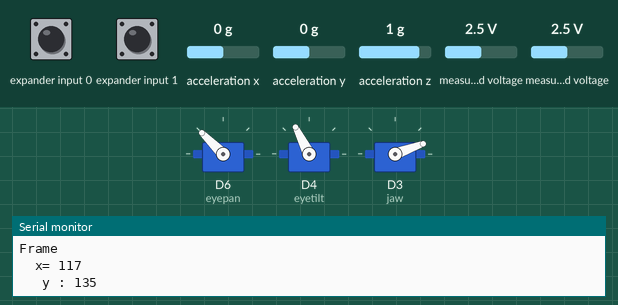
The sketch below on a simulated ESP8266 (NodeMCU). Shown: 3 × servo, the last lines printed to the serial monitor. Wiring (inferred from the names in the program): Wii Nunchuk at I2C address 0x52. Inputs (shaded band) come from the test bench; at power-on: measured voltage 2.5 V, expander input 0 HIGH, expander input 1 HIGH, acceleration x 0 g, acceleration y 0 g, acceleration z 1 g.

Above: at 1.2 s.
1.3 s: measured voltage (sensor 200) set to 0.1 V
At 2.1 s:
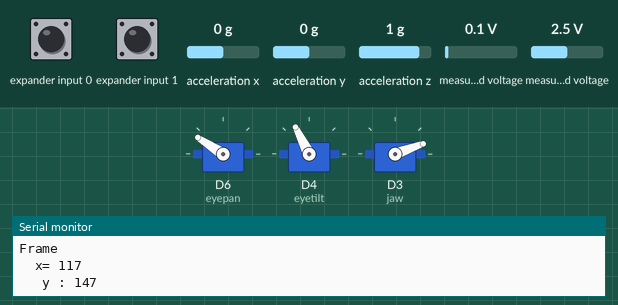
2.8 s: measured voltage (sensor 201) set to 0.1 V
At 4.0 s:
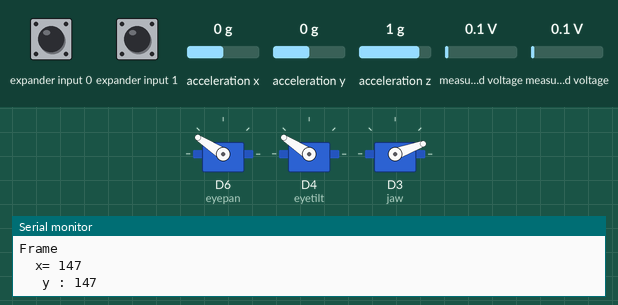
4.3 s: expander input 0 pulled LOW for 0.15 s
At 4.39 s:
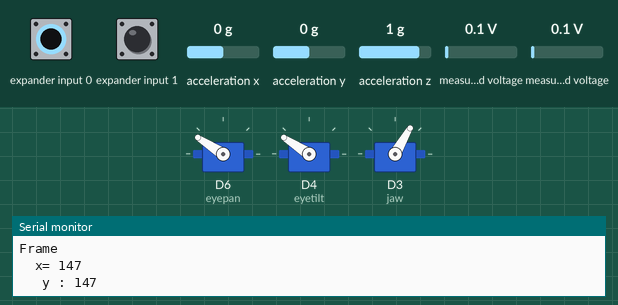
5.9 s: measured voltage (sensor 200) set to 3.8 V
At 7.1 s:
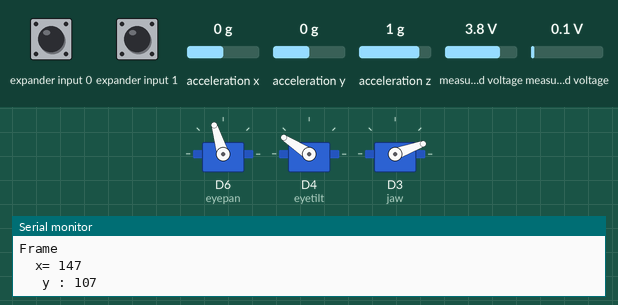
7.4 s: measured voltage (sensor 201) set to 3.8 V
At 7.9 s:
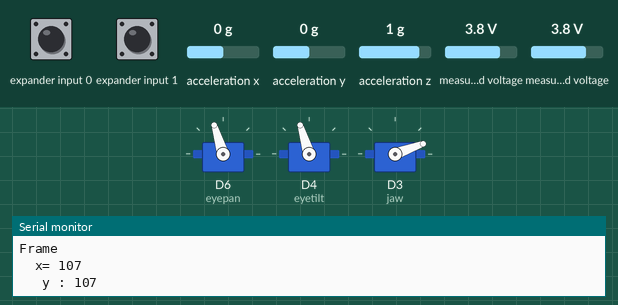
8.9 s: expander input 0 pulled LOW for 1 s
At 9.7 s:
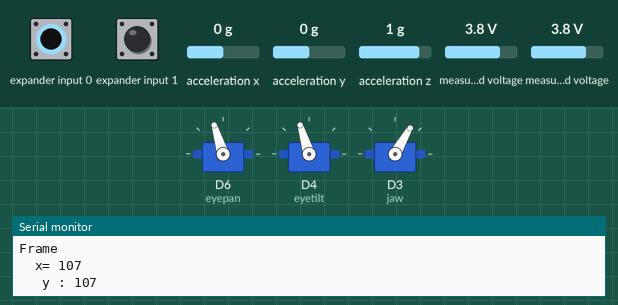
Timing chart, 0 to 11.9 s (numbered marks = the images above; inputs shaded):
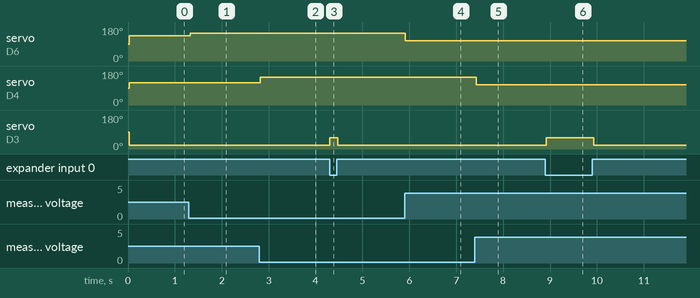

Measured:
- after the input at 1.3 s, servo on D6 (eyepan): 135° → 147° at once
- after the input at 2.8 s, servo on D4 (eyetilt): 117° → 147° at once
- after the input at 4.3 s, servo on D3 (jaw): 20° → 60° at once, → 20° 0.17 s later
- after the input at 5.9 s, servo on D6 (eyepan): 147° → 107° at once
- after the input at 7.4 s, servo on D4 (eyetilt): 147° → 107° at once
- after the input at 8.9 s, servo on D3 (jaw): 20° → 60° at once, → 20° 1.0 s later

The sketch:

WiichuckDemo.ino
```cpp
/*
 * WiiChuckDemo --
 *
 * 2008 Tod E. Kurt, http://thingm.com/
 *
 */

#include <Wire.h>
#include "nunchuck_funcs.h"
#include <Servo.h>


int loop_cnt=0;

int accx,accy,accz,zbut,cbut,joyx,joyy;
int ledPin = 13;

Servo eyepan;
Servo eyetilt;
Servo jaw;
void setup()
{
    Serial.begin(9600);


    nunchuck_setpowerpins();
    nunchuck_init(); // send the initilization handshake
    eyepan.attach(D6);
    eyetilt.attach(D4);
    jaw.attach(D3);
    Serial.print("WiiChuckDemo ready\n");
}
// 130 50
int range= 20;
int max = 127+range;
int min =127-range;
void loop()
{

    if( loop_cnt > 20 ) { // every 20 msecs get new data
        loop_cnt = 0;
        nunchuck_get_data();

        accx  = nunchuck_accelx(); // ranges from approx 70 - 182
        accy  = nunchuck_accely(); // ranges from approx 65 - 173
        accz  = nunchuck_accelz(); // ranges from approx 65 - 173
        zbut = nunchuck_zbutton();
        cbut = nunchuck_cbutton();
        joyy = 255-nunchuck_joyx()+8;
        joyx = 255-nunchuck_joyy()-10;

        if(joyx>max)
          joyx=max;
        if(joyy>max)
          joyy=max;

        if(joyx<min)
          joyx=min;
        if(joyy<min)
          joyy=min;

        eyetilt.write(joyx);
        eyepan.write(joyy);
        jaw.write(zbut?60:20);
        Serial.print("\r\nFrame \n\tx= "); Serial.print(joyx);
        Serial.print("\r\n\t y : "); Serial.print(joyy);
        //Serial.print("\r\n\taccy: "); Serial.print(zbut);
        //Serial.print("\tzbut: "); Serial.print((byte)zbut,DEC);
        //Serial.print("\tcbut: "); Serial.println((byte)cbut,DEC);
    }
    loop_cnt++;
    delay(1);
}
```

nunchuck_funcs.h
```cpp
/*
 * Nunchuck functions  -- Talk to a Wii Nunchuck
 *
 * This library is from the Bionic Arduino course :
 *                          http://todbot.com/blog/bionicarduino/
 *
 * 2007-11 Tod E. Kurt, http://todbot.com/blog/
 *
 * The Wii Nunchuck reading code originally from Windmeadow Labs
 *   http://www.windmeadow.com/node/42
 */

#if (ARDUINO >= 100)
#include <Arduino.h>
#else
#include <WProgram.h>
//#define Wire.write(x) Wire.send(x)
//#define Wire.read() Wire.receive()
#endif


static uint8_t nunchuck_buf[6];   // array to store nunchuck data,

// Uses port C (analog in) pins as power & ground for Nunchuck
static void nunchuck_setpowerpins()
{
#define pwrpin PORTC3
#define gndpin PORTC2
//    DDRC |= _BV(pwrpin) | _BV(gndpin);
//    PORTC &=~ _BV(gndpin);
//    PORTC |=  _BV(pwrpin);
//    delay(100);  // wait for things to stabilize
}

// initialize the I2C system, join the I2C bus,
// and tell the nunchuck we're talking to it
static void nunchuck_init()
{
    Wire.pins(D2,D1);
    Wire.begin();                // join i2c bus as master
    Wire.beginTransmission(0x52);// transmit to device 0x52
#if (ARDUINO >= 100)
    Wire.write((uint8_t)0x40);// sends memory address
    Wire.write((uint8_t)0x00);// sends sent a zero.
#else
    Wire.send((uint8_t)0x40);// sends memory address
    Wire.send((uint8_t)0x00);// sends sent a zero.
#endif
    Wire.endTransmission();// stop transmitting
}

// Send a request for data to the nunchuck
// was "send_zero()"
static void nunchuck_send_request()
{
    Wire.beginTransmission(0x52);// transmit to device 0x52
#if (ARDUINO >= 100)
    Wire.write((uint8_t)0x00);// sends one byte
#else
    Wire.send((uint8_t)0x00);// sends one byte
#endif
    Wire.endTransmission();// stop transmitting
}

// Encode data to format that most wiimote drivers except
// only needed if you use one of the regular wiimote drivers
static char nunchuk_decode_byte (char x)
{
    x = (x ^ 0x17) + 0x17;
    return x;
}

// Receive data back from the nunchuck,
// returns 1 on successful read. returns 0 on failure
static int nunchuck_get_data()
{
    int cnt=0;
    Wire.requestFrom (0x52, 6);// request data from nunchuck
    while (Wire.available ()) {
        // receive byte as an integer
#if (ARDUINO >= 100)
        nunchuck_buf[cnt] = nunchuk_decode_byte( Wire.read() );
#else
        nunchuck_buf[cnt] = nunchuk_decode_byte( Wire.receive() );
#endif
        cnt++;
    }
    nunchuck_send_request();  // send request for next data payload
    // If we recieved the 6 bytes, then go print them
    if (cnt >= 5) {
        return 1;   // success
    }
    return 0; //failure
}

// Print the input data we have recieved
// accel data is 10 bits long
// so we read 8 bits, then we have to add
// on the last 2 bits.  That is why I
// multiply them by 2 * 2
static void nunchuck_print_data()
{
    static int i=0;
    int joy_x_axis = nunchuck_buf[0];
    int joy_y_axis = nunchuck_buf[1];
    int accel_x_axis = nunchuck_buf[2]; // * 2 * 2;
    int accel_y_axis = nunchuck_buf[3]; // * 2 * 2;
    int accel_z_axis = nunchuck_buf[4]; // * 2 * 2;

    int z_button = 0;
    int c_button = 0;

    // byte nunchuck_buf[5] contains bits for z and c buttons
    // it also contains the least significant bits for the accelerometer data
    // so we have to check each bit of byte outbuf[5]
    if ((nunchuck_buf[5] >> 0) & 1)
        z_button = 1;
    if ((nunchuck_buf[5] >> 1) & 1)
        c_button = 1;

    if ((nunchuck_buf[5] >> 2) & 1)
        accel_x_axis += 1;
    if ((nunchuck_buf[5] >> 3) & 1)
        accel_x_axis += 2;

    if ((nunchuck_buf[5] >> 4) & 1)
        accel_y_axis += 1;
    if ((nunchuck_buf[5] >> 5) & 1)
        accel_y_axis += 2;

    if ((nunchuck_buf[5] >> 6) & 1)
        accel_z_axis += 1;
    if ((nunchuck_buf[5] >> 7) & 1)
        accel_z_axis += 2;

    Serial.print(i,DEC);
    Serial.print("\t");

    Serial.print("joy:");
    Serial.print(joy_x_axis,DEC);
    Serial.print(",");
    Serial.print(joy_y_axis, DEC);
    Serial.print("  \t");

    Serial.print("acc:");
    Serial.print(accel_x_axis, DEC);
    Serial.print(",");
    Serial.print(accel_y_axis, DEC);
    Serial.print(",");
    Serial.print(accel_z_axis, DEC);
    Serial.print("\t");

    Serial.print("but:");
    Serial.print(z_button, DEC);
    Serial.print(",");
    Serial.print(c_button, DEC);

    Serial.print("\r\n");  // newline
    i++;
}

// returns zbutton state: 1=pressed, 0=notpressed
static int nunchuck_zbutton()
{
    return ((nunchuck_buf[5] >> 0) & 1) ? 0 : 1;  // voodoo
}

// returns zbutton state: 1=pressed, 0=notpressed
static int nunchuck_cbutton()
{
    return ((nunchuck_buf[5] >> 1) & 1) ? 0 : 1;  // voodoo
}

// returns value of x-axis joystick
static int nunchuck_joyx()
{
    return nunchuck_buf[0];
}

// returns value of y-axis joystick
static int nunchuck_joyy()
{
    return nunchuck_buf[1];
}

// returns value of x-axis accelerometer
static int nunchuck_accelx()
{
    return nunchuck_buf[2];   // FIXME: this leaves out 2-bits of the data
}

// returns value of y-axis accelerometer
static int nunchuck_accely()
{
    return nunchuck_buf[3];   // FIXME: this leaves out 2-bits of the data
}

// returns value of z-axis accelerometer
static int nunchuck_accelz()
{
    return nunchuck_buf[4];   // FIXME: this leaves out 2-bits of the data
}
```
